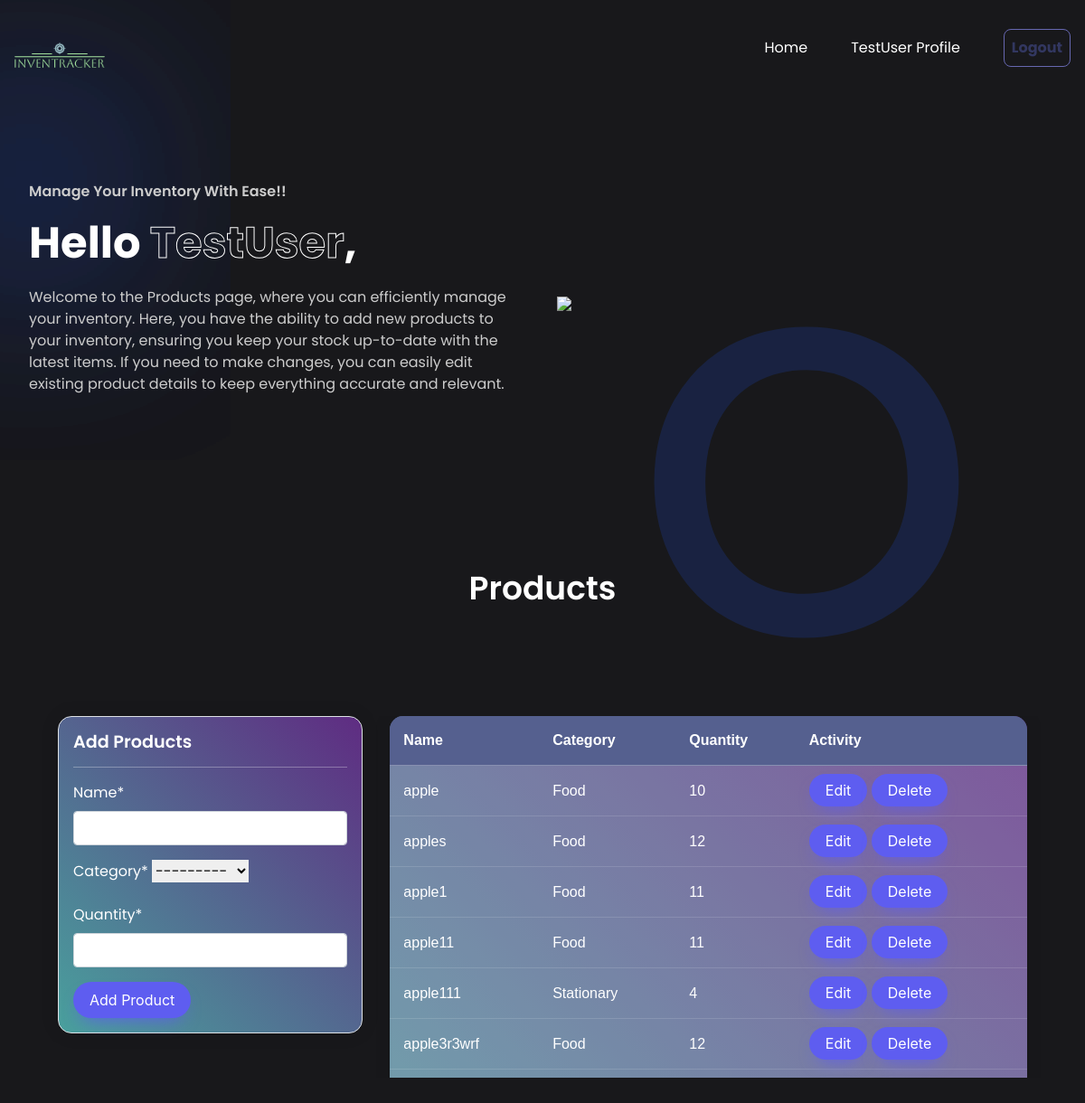
The app's page /product/ (signed in) with its own data.
### dashboard/models.py (models this page shows, shortened)
class Product(models.Model):
  name = models.CharField(max_length=100, null=True)
  category = models.CharField(max_length=20,choices=CATEGORY,null=True)
  quantity = models.PositiveIntegerField(null=True)
  class Meta:
    verbose_name_plural = 'Product'

### dashboard/views.py (the view)
# urls.py: path('product/',views.product,name='dashboard-product'),
@login_required
def product(request):
  orders = Order.objects.all()
  orders_count = orders.count()
  items = Product.objects.all()
  product_count=items.count()
  workers = User.objects.all()
  workers_count = workers.count()
  if request.method == "POST":
    form = ProductForm(request.POST)
    if form.is_valid():
      form.save()
      product_name = form.cleaned_data.get('name')
      messages.success(request,f'{product_name} has been added')
      return redirect('dashboard-product')
  else:
    form = ProductForm()
  context={
    'items':items,
    'form':form,
    'workers_count':workers_count,
    'orders_count':orders_count,
    'product_count':product_count
  }
  return render(request,'dashboard/product.html',context)

### dashboard/forms.py
class ProductForm(forms.ModelForm):
   class Meta:
      model = Product
      fields=['name','category','quantity']

### templates/dashboard/product.html (shortened to what this page needs)
{% load static%}
<!DOCTYPE html>
<html lang="en">
<head>
    <link rel="stylesheet" href="https://cdnjs.cloudflare.com/ajax/libs/remixicon/3.5.0/remixicon.min.css">
    <link rel="stylesheet" href="style.css">
    <link rel="stylesheet" href="https://cdn.jsdelivr.net/npm/bootstrap@4.6.0/dist/css/bootstrap.min.css"
>
    <link rel="stylesheet" href="https://cdn.jsdelivr.net/npm/bootstrap@4.6.2/dist/css/bootstrap.min.css">
<link rel="stylesheet" href="https://use.fontawesome.com/releases/v5.15.2/css/all.css"
>
</head>
<body>
    <nav>
        <div class="nav-logo">
            <a href="{% url 'dashboard-index' %}">
                <img src="{%static 'images/logo3.png' %}">
            </a>
        </div>
        <ul class="nav-links">
            <li class="link"><a href="{% url 'dashboard-index' %}">Home</a></li>
            <li id="link6" class="link"><a href="{% url 'user-profile' %}"> {{user.username}} Profile</a></li>
        <form action="{% url 'user-logout' %}" method="post" style="display:inline;">
            <button class="H-button" type="submit">Logout</button>
        </form>
        </ul>
    </nav>
    <header class="container">
        <div class="content">
            <h4>Manage Your Inventory With Ease!!</h4>
            <H1>Hello <span>{{user.username}}</span>,</H1>
            <p>
                Welcome to the Products page, where you can efficiently manage your inventory. Here, you have the ability to add new products to your inventory, ensuring you keep your stock up-to-date with the latest items. If you need to make changes, you can easily edit existing product details to keep everything accurate and relevant.
            </p>
        </div>
        <div class="image">
            <img src="https://www.deskera.com/blog/content/images/2021/06/main-qimg-406adef28923c8e6d1053e59893ef80e-1-1.png">
        </div>
    </header>
    <section class="container">
        <h2 class="header">Products</h2>
        <div class="container">
            <div class="row my-4">
                <div class="col-md-4">
                    <div class="border bg-dark p-3 text-white form-container">
                        <h4>Add Products</h4>
                        <hr>
                        {% load crispy_forms_tags %}
                        <form method="POST">
                            {{form|crispy}}
                            <input class="btn2" type="submit" value="Add Product">
                        </form>
                    </div>
                </div>
                <div class="col-md-8 container1 ">
                    <table >
                        <thead >
                            <tr >
                                <th scope="col">Name</th>
                                <th scope="col">Category</th>
                                <th scope="col">Quantity</th>
                                <th scope="col">Activity</th>
                            </tr>
                        </thead>
                        <tbody>
                            {% for item in items %}
                            <tr >
                                <td>{{ item.name }}</td>
                                <td>{{ item.category }}</td>
                                <td>{{ item.quantity }}</td>
                                <td >
                                    <a class="btn1 " href="{% url 'dashboard-product-update' item.id %}">Edit</a>
                                    <a class="btn2 " href="{% url 'dashboard-product-delete' item.id %}">Delete</a>
                                </td>
                            </tr>
                            {% endfor %}
                        </tbody>
                    </table>
                </div>
            </div>
        </div>
    </section>
</body>
</html>

### templates/dashboard/product.html (style rules this page uses)
* { padding: 0; margin: 0; outline: none; border: none; box-sizing: border-box; }
img { width: 100%; display: flex; }
a { text-decoration: none; }
body { font-family: 'Poppins', sans-serif; background-color: #18181B; }
nav { max-width: 1200px; margin: auto; padding: 2rem 1rem; display: flex; align-items: center; justify-content: space-between; gap: 2rem; }
.nav-logo { max-width: 100px; }
.nav-links { list-style: none; display: flex; align-items: center; gap: 3rem; }
.H-button { padding: 8px; width: 100%; border-radius: 8px; display: flex; align-items: center; justify-content: center; gap: 8px; font-size: 1rem; font-weight: 700; color: #323760; border: 1px solid #6667b0; background: transparent; cursor: pointer; transition: all 0.3s ease; }
.link a { text-decoration:none; position: relative; padding-bottom: 0.75rem; color: #fff; }
.link a::after { content: ""; position: absolute; height: 2px; width: 0; bottom: 0; left: 0; background-color: #1d4ed8; transition: all 0.3s ease; }
.container { max-width: 1200px; margin: auto; padding: 5rem 2rem; }
header { position: relative; padding-top: 2rem; display: grid; grid-template-columns: repeat(2, 1fr); align-items: center; gap: 2rem; }
header .content h4 { margin-bottom: 1rem; color: #ccc; font-size: 1rem; font-weight: 600; }
header .content h1 { color: #fff; margin-bottom: 1rem; font-size: 3rem; font-weight: 700; line-height: 4rem; }
header .content h1 span { -webkit-text-fill-color: transparent; -webkit-text-stroke: 1px #fff; }
header .content p { margin-bottom: 2rem; color: #ccc; }
header .image { position: relative; }
header .image::before { content: "o"; position: absolute; top: 0; left: 50%; transform: translateX(-50%); font-size: 38rem; font-weight: 400; line-height: 20rem; color: #1d4ed8; opacity: 0.2; z-index: -100; }
header .image img { max-width: 600px; margin: auto; }
section .header { margin-bottom: 1rem; color: #fff; text-align: center; font-size: 2.25rem; font-weight: 600; }
.container1 { height: 400px; overflow-y: auto; -ms-overflow-style: none; scrollbar-width: none; margin-bottom: 1rem; }
table { width: 100%; border-collapse: collapse; overflow: hidden; box-shadow: 0 0 20px rgba(0,0,0,0.1); background: linear-gradient(45deg, #49a09d, #5f2c82); font-family: sans-serif; font-weight: 100; border-radius: 15px; }
th, td { padding: 15px; background-color: rgba(255,255,255,0.2); color: #fff; border-bottom: 1px solid rgba(255,255,255,0.3); }
th { text-align: left; background-color: #55608f; }
.btn1, .btn2 { background: #5E5DF0; border-radius: 999px; box-shadow: #5E5DF0 0 10px 20px -10px; box-sizing: border-box; color: #FFFFFF; cursor: pointer; font-family: Inter, Helvetica, "Apple Color Emoji", "Segoe UI Emoji", NotoColorEmoji, "Noto Color Emoji", "Segoe UI Symbol", "Android Emoji", EmojiSymbols, -apple-system, system-ui, "Segoe UI", Roboto, "Helvetica Neue", "Noto Sans", sans-serif; font-size: 16px; font-weight: 400; line-height: 24px; opacity: 1; outline: 0 solid transparent; padding: 8px 18px; user-select: none; -webkit-user-select: none; touch-action: manipulation; width: fit-content; word-break: break-word; border: 0; }
.btn1, .btn2 { text-decoration: none; color: #FFFFFF; }
.form-container { background: linear-gradient(45deg, #49a09d, #5f2c82); border-radius: 15px; box-shadow: 0 0 20px rgba(0,0,0,0.1); }
.form-container h4 { margin-bottom: 1rem; color: #fff; font-size: 1.2rem; font-weight: 600; }
.form-container hr { border: 0; height: 1px; background: rgba(255,255,255,0.3); }
.form-container form { margin-top: 1rem; }

### records on screen
Product: name "apple", category "Food", quantity "10"
Product: name "apples", category "Food", quantity "12"
Product: name "apple1", category "Food", quantity "11"
Product: name "apple11", category "Food", quantity "11"
Product: name "apple111", category "Stationary", quantity "4"
Product: name "apple3r3wrf", category "Food", quantity "12"

### other values on screen
{{ user.username }} "TestUser"
